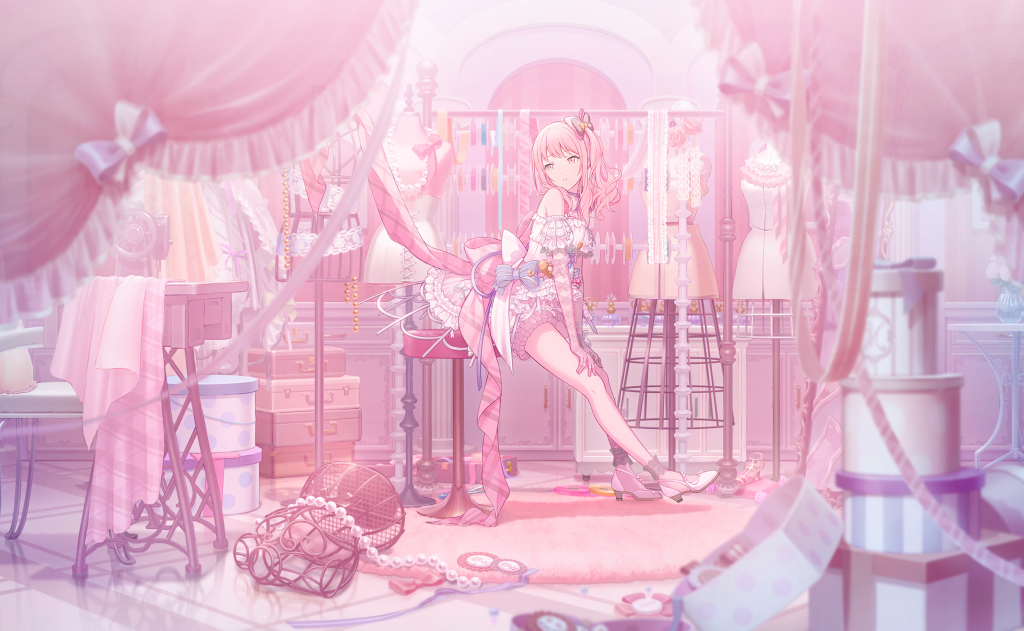
#> input picture Anh/train/Akiyama_Mizuki/Akiyama_Mizuki_card_10.jpg, 2048 x 1261 px, found by its file name (shown at 1/2 size); its folder holds only this picture in this run
$ python create_image_batches.py
#> lines starting #> are read from the running program, lines starting #| are printed output that depends on the picture
import os
import shutil
import numpy as np
import pickle
from PIL import Image
import io

def create_batches(source_dir, output_dir, num_batches=5, test_batch=True):
    """
    Create batches from image folders

    Args:
        source_dir: Directory containing 'train' and 'val' folders
        output_dir: Directory to save batches
        num_batches: Number of training batches to create
        test_batch: Whether to create a test batch from validation data
    """
#> called with num_batches = 5, test_batch = True
    # Create output directory if it doesn't exist
    os.makedirs(output_dir, exist_ok=True)

    # Get all classes from train directory
    train_dir = os.path.join(source_dir, 'train')
    classes = sorted([d for d in os.listdir(train_dir) if os.path.isdir(os.path.join(train_dir, d))])

    # Create a mapping from class name to index
    class_to_idx = {classes[i]: i for i in range(len(classes))}

    # Create metadata file
    metadata = {
        'num_cases_per_batch': 0,  # Will be updated later
        'label_names': classes
    }

    # Collect all training images and their labels
    train_images = []
    train_labels = []

    for class_name in classes:
        class_dir = os.path.join(train_dir, class_name)
        class_idx = class_to_idx[class_name]

        for img_name in os.listdir(class_dir):
            if img_name.lower().endswith(('.png', '.jpg', '.jpeg')):
                img_path = os.path.join(class_dir, img_name)
                try:
                    # Load and convert image to bytes
                    with Image.open(img_path) as img:
#> img is the input picture: PIL image 2048x1261 RGBA; mean R, G, B, A 225.2, 182.6, 204.8, 255
                        img = img.convert('RGB')  # Ensure RGB format
#> img: PIL image 2048x1261 RGB
                        img_data = img.resize((32, 32))  # Resize to a standard size
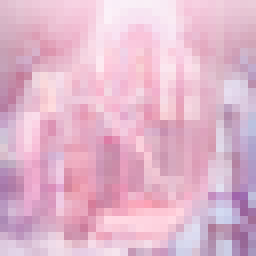
#> img_data: PIL image 32x32 RGB (shown 8 times larger); mean R, G, B 225.2, 182.6, 204.8

                        # Convert image to numpy array
                        img_array = np.array(img_data)

                        train_images.append(img_array)
                        train_labels.append(class_idx)
                except Exception as e:
                    print(f"Error processing {img_path}: {e}")
#> pass 2 of the loop in create_batches, `for class_name in classes:`:
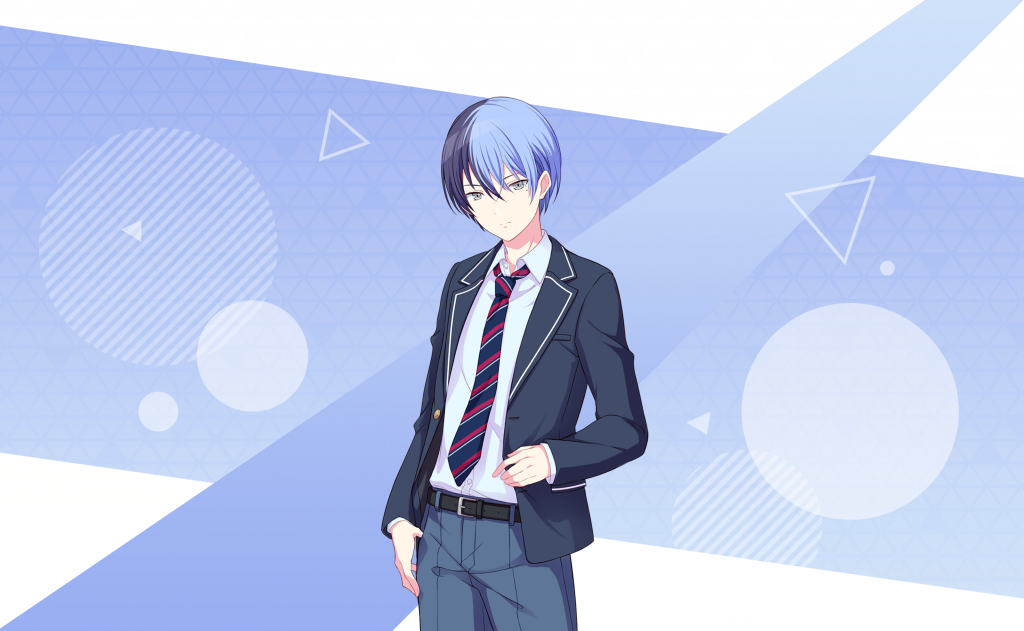
#> input picture Anh/train/Aoyagi_Toya/Aoyagi_Toya_card_0.jpg, 2048 x 1261 px, found by its file name (shown at 1/2 size)
#> in create_batches, img is the input picture: PIL image 2048x1261 RGBA; mean R, G, B, A 189.8, 202.1, 233.5, 255
#> img: PIL image 2048x1261 RGB
#> in create_batches, `img_data = img.resize((32, 32))`:
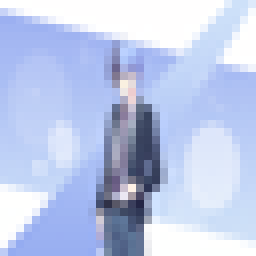
#> img_data: PIL image 32x32 RGB (shown 8 times larger); mean R, G, B 189.7, 202, 233.5

    # Convert to numpy arrays
    train_images = np.array(train_images)
    train_labels = np.array(train_labels)

    # Shuffle the data
    indices = np.arange(len(train_images))
#> indices = [0, 1]
    np.random.shuffle(indices)
    train_images = train_images[indices]
    train_labels = train_labels[indices]
#> train_labels = [1, 0]

    # Calculate images per batch
    images_per_batch = len(train_images) // num_batches
#> images_per_batch = 0
    metadata['num_cases_per_batch'] = images_per_batch

    # Save metadata
    with open(os.path.join(output_dir, 'batches.meta'), 'wb') as f:
        pickle.dump(metadata, f)

    # Create and save training batches
    for i in range(num_batches):
        start_idx = i * images_per_batch
        end_idx = (i + 1) * images_per_batch if i < num_batches - 1 else len(train_images)

        batch_data = {
            'data': train_images[start_idx:end_idx],
            'labels': train_labels[start_idx:end_idx].tolist()
        }

        with open(os.path.join(output_dir, f'data_batch_{i+1}'), 'wb') as f:
            pickle.dump(batch_data, f)

        print(f"Created data_batch_{i+1} with {end_idx - start_idx} images")
#> this loop made 5 passes
#> end_idx on passes 1 to 5: 0, 0, 0, 0, 2
#| Created data_batch_1 with 0 images
#| Created data_batch_2 with 0 images
#| Created data_batch_3 with 0 images
#| Created data_batch_4 with 0 images
#| Created data_batch_5 with 2 images

    # Create test batch from validation data if requested
    if test_batch:
        val_dir = os.path.join(source_dir, 'val')
        test_images = []
        test_labels = []

        for class_name in classes:
            class_dir = os.path.join(val_dir, class_name)
            if not os.path.exists(class_dir):
                continue

            class_idx = class_to_idx[class_name]

            for img_name in os.listdir(class_dir):
                if img_name.lower().endswith(('.png', '.jpg', '.jpeg')):
                    img_path = os.path.join(class_dir, img_name)
                    try:
                        with Image.open(img_path) as img:
                            img = img.convert('RGB')
                            img_data = img.resize((32, 32))
                            img_array = np.array(img_data)

                            test_images.append(img_array)
                            test_labels.append(class_idx)
                    except Exception as e:
                        print(f"Error processing {img_path}: {e}")
#> pass 2 of the loop in create_batches, `for class_name in classes:`:

        # Convert to numpy arrays
        test_images = np.array(test_images)
        test_labels = np.array(test_labels)

        # Save test batch
        test_batch_data = {
            'data': test_images,
            'labels': test_labels.tolist()
        }

        with open(os.path.join(output_dir, 'test_batch'), 'wb') as f:
            pickle.dump(test_batch_data, f)

        print(f"Created test_batch with {len(test_images)} images")
#| Created test_batch with 2 images

    # Create a simple readme file
    with open(os.path.join(output_dir, 'readme.html'), 'w') as f:
        f.write(f"""
        <html>
        <head><title>Image Batches</title></head>
        <body>
        <h1>Image Batches</h1>
        <p>This dataset contains {len(classes)} classes:</p>
        <ul>
        {"".join(f"<li>{cls}</li>" for cls in classes)}
        </ul>
        <p>Number of training batches: {num_batches}</p>
        <p>Images per batch: {images_per_batch}</p>
        </body>
        </html>
        """)

if __name__ == "__main__":
    # Update these paths to match your directory structure
    source_directory = "D:\\file ht\\PTDLL\\Tài liệu thực hành-22521522\\Lab 4\\Ảnh"
    output_directory = "D:\\file ht\\PTDLL\\Tài liệu thực hành-22521522\\Lab 4\\Anh_batchbatch"

    create_batches(source_directory, output_directory, num_batches=5, test_batch=True)
    print("Batch creation completed!")
